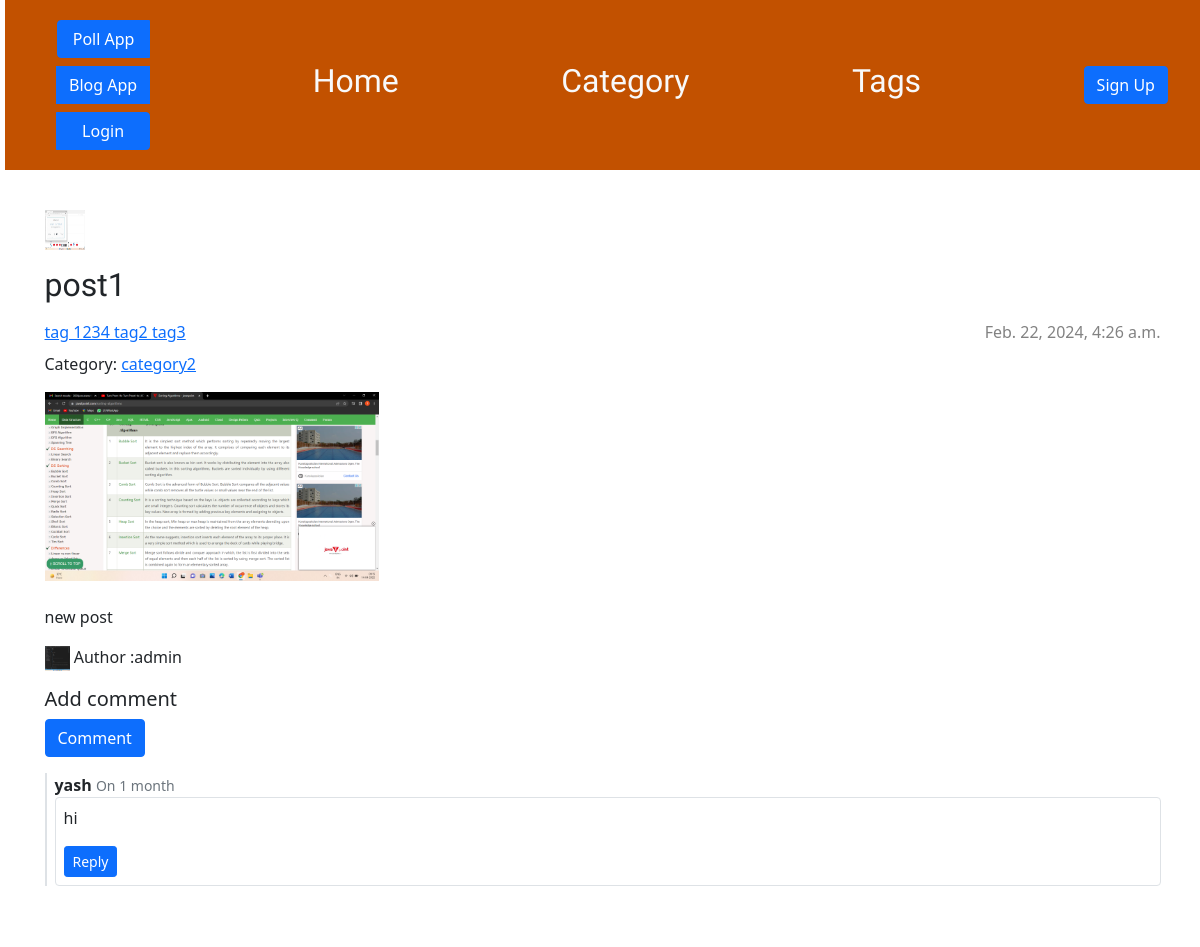
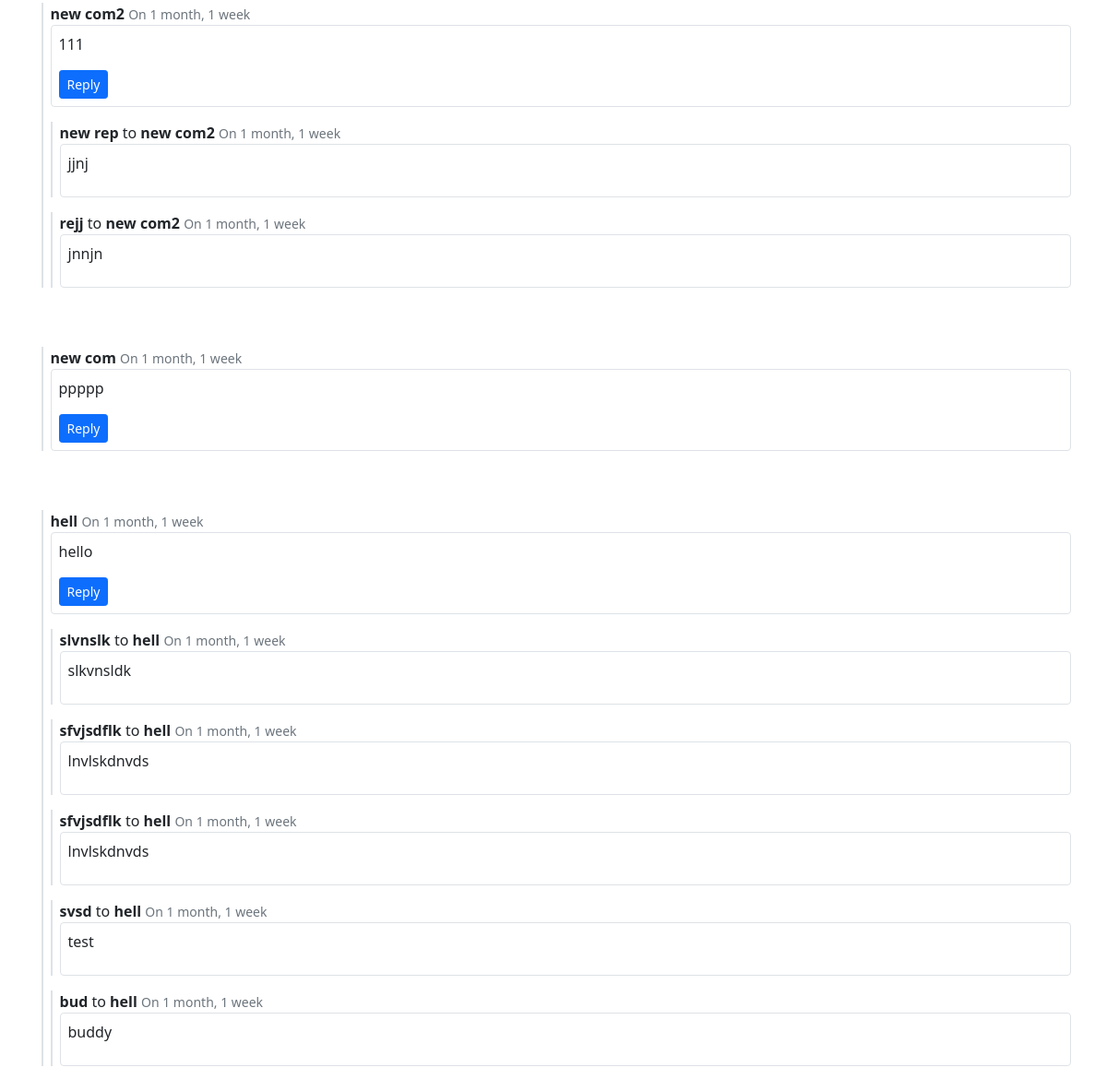
Before: /blog/post/post1/ with the older database file (2 pictures, top to bottom).
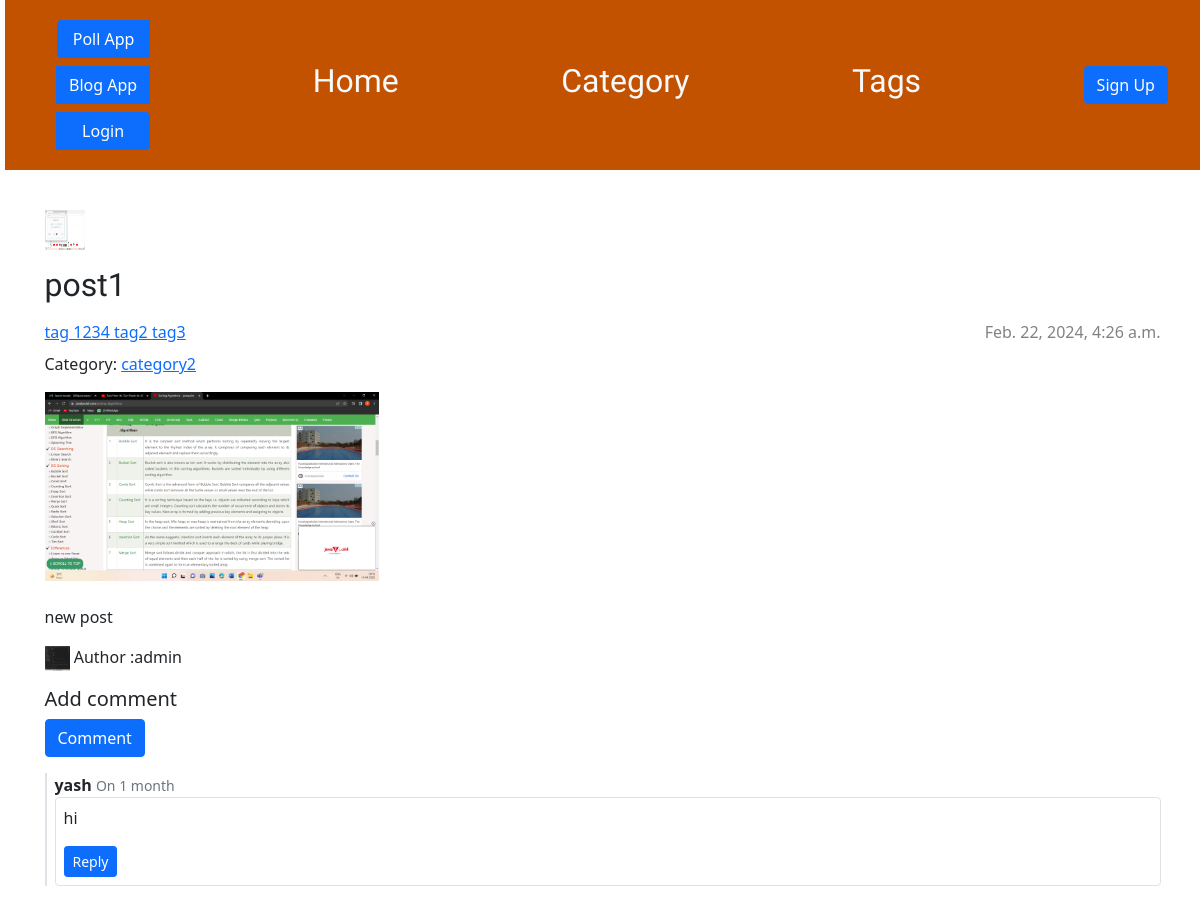
After: the same page with the newer database file.
### blog/models.py (models this page shows, shortened)
class Post(models.Model):
    category = models.ForeignKey(Category, on_delete=models.SET_NULL,blank=True, null=True,)
    author = models.ForeignKey(settings.AUTH_USER_MODEL, on_delete=models.CASCADE)
    tags = models.ManyToManyField(Tag)
    title = models.CharField(max_length=200)
    slug = AutoSlugField(populate_from ='title' , unique = True, null = True , default=None )
    text = models.TextField()
    created_date = models.DateTimeField(default=timezone.now)
    published_date = models.DateTimeField(blank=True, null=True)
    thumbnails = models.ImageField(upload_to='thumbnails/', default=None)
    featured_image = models.ImageField(upload_to='uploads/', default= None)
    def get_comments(self):
        return Comment.objects.filter(post=self, parent__isnull=True, active=True)
    def get_absolute_url(self):
        return reverse('blog:post_detail' ,kwargs={"slug": self.slug})

class Tag(models.Model):
    title= models.CharField(max_length=100,unique=True)
    slug = AutoSlugField(populate_from="title", unique=True, null = True , default=None)

class Category(models.Model):
    title = models.CharField(max_length=100, unique= True)
    slug = AutoSlugField(populate_from="title", unique=True)

class User(AbstractUser):
   gender = models.CharField(max_length=1,choices= Gender_choices ,blank=True)
   country = models.CharField(max_length=2 ,choices= Country_choices, blank=True,default= 'IN')
   dob = models.DateField(null=False, blank=False, default=timezone.now)
   state = models.CharField(max_length=20 , blank= True)
   image= models.ImageField(upload_to='profile_images/'  , blank=True , default="Screenshot_24.png")
   def __str__(self):
       return self.username

class Comment(models.Model):
    user = models.ForeignKey(settings.AUTH_USER_MODEL, on_delete=models.CASCADE,null=True)
    post = models.ForeignKey(Post,on_delete=models.CASCADE, related_name="comments")
    parent = models.ForeignKey("self", null=True, blank=True, on_delete=models.CASCADE)
    text = models.TextField(null=True)
    name = models.CharField(max_length=50)
    body = models.TextField(blank=True)
    created = models.DateTimeField(auto_now_add=True)
    updated = models.DateTimeField(auto_now=True)
    active = models.BooleanField(default=True)
    class Meta:
        ordering = ('-created',)
    def get_comments(self):
        return Comment.objects.filter(parent=self).filter(active=True)

### blog/views.py (the view)
# urls.py: path('post/<slug:slug>/' , views.post_detail , name = 'post_detail'),
def post_detail(request,slug):
    post = get_object_or_404(Post, slug=slug)
    comments = post.comments.filter(active=True)
    new_comment = None
    if request.method == 'POST':
        comment_form = CommentForm(data = request.POST)
        if comment_form.is_valid():
            new_comment = comment_form.save(commit=False)
            new_comment.post=post
            new_comment.save()
            return redirect('blog:post_detail' , slug = slug)
    else:
        comment_form =CommentForm()
    return render(request, 'blog/post_detail.html', {'post': post ,'new_comment' : new_comment ,'comments':comments , 'comment_form' : comment_form})

### blog/templates/blog/post_detail.html (shortened to what this page needs)
{% extends 'blog/base.html' %}
{% load static %}
{% block content %}
    <link rel="stylesheet" href="https://cdn.jsdelivr.net/npm/bootstrap@5.1.3/dist/css/bootstrap.min.css"
>
    <article class="post w-100">
        <p style="display:inline-block;">
            <img src="{{ post.thumbnails.url }}" alt = "{{ post.thumbnails}}"width="40px" height="40px">
            <h2 class="card-title mb-3 custom-font text-decoration-none">{{ post.title }}</h2>
        </p>
        {% if post.published_date %}
            <time class="date">
                {{ post.published_date }}
            </time>
        {% endif %}
        <div class="tags mb-2 mt-2">
            {% for tag in post.tags.all %}
            <a href="{% url 'blog:tag_post' tag_title=tag.title %}" class=" tag">
                {{ tag.title }}
            </a>
            {% endfor %}
        </div>
        {% if post.category %}
        <p>Category:
            <a href="{% url 'blog:cat_post' category_slug=post.category.title %}">
                 {{ post.category.title }}
            </a>
        </p>
        {% endif %}
        <img src="{{ post.featured_image.url }}" alt = "{{ post.title}}"width="30%" height="30%">
        <br><br>
        <p>{{ post.text|linebreaksbr }}</p>
        <p><img src="{{post.author.image.url}}" width="25px" height="25px" > Author :{{post.author}} </p>
        <h5>Add comment</h5>
        <form method="post" action="">
            <button type="submit" class="btn btn-primary" onclick="showCommentBox()">Comment</button>
        </form>
        {% if not post.comments.all %}
            No comments yet
        {% else %}
        {% for comment in post.get_comments %}
        {% include 'blog/comment.html' with comment=comment %}
                  <div >
                      <br><br>
                 </div>
          {% endfor %}
        {% endif %}
    </article>
{% endblock %}

### blog/templates/blog/base.html (shortened to what this page needs)
{% load static %}
<!DOCTYPE html>
<html>
    <head>
        <link rel="stylesheet" href="https://cdn.jsdelivr.net/npm/bootstrap@5.1.3/dist/css/bootstrap.min.css"
>
        <link rel="stylesheet" href="{% static 'css/blog.css' %}">
    </head>
    <body>
        <header class="page-header">
          <div class="container d-flex justify-content-between align-items-center">
            <div class="btn-group d-flex flex-column">
                <a id="link1" class="btn btn-primary  mb-2" href="{% url 'polls:index' %}"> Poll App </a>
                <a id="link2" class="btn btn-primary  mb-2" href="{% url 'blog:post_list' %}"> Blog App </a>
                {% if user.is_authenticated %}
                <a class="btn btn-primary" href="{% url 'blog:logout' %}">Logout</a>
                {% else %}
                <a class="btn btn-primary" href="{% url 'blog:login' %}">Login</a>
                {% endif %}
            </div>
            <div>
                <h2 id="blogHome" ><a class="text-light text-decoration-none" href="{% url 'blog:post_list' %}">Home</a></h2></div>
                <h2><a class="text-light text-decoration-none"
                        href="{% url 'blog:cat_list' %}">Category</a></h2>
                <h2><a class="text-light text-decoration-none" href="{% url 'blog:tag_list' %}">Tags</a>
                </h2>
                {% if user.is_authenticated %}
                <h2 class="h3 mb-0"><a class="text-light text-decoration-none"
                        href="{% url 'blog:user_detail' username=user.username %}">Profile</a></h2>
                {% else %}
                <a class="btn btn-primary" href="{% url 'blog:signup' %}">Sign Up</a>
                {% endif %}
            </div>
        </header>
        <main class="content container">
            <div class="row">
                <div class="col">
                {% block content %}
                {% endblock %}
                </div>
            </div>
        </main>
    </body>
</html>

### blog/templates/blog/comment.html (shortened to what this page needs)
<div class="border-0 border-start border-2 ps-2" id="{{comment.id}}">
    <div class="mt-3">
        <strong>{{comment.name}}</strong>
        {% if comment.parent %}
        to <strong>{{comment.parent.name}}</strong>
        {% endif %}
        <small class="text-muted">On {{ comment.created|timesince }}</small>
    </div>
    <div class="border p-2 rounded">
        <p>{{comment.body}}</p>
        {% if not comment.parent %}
        <button class="btn btn-primary btn-sm" onclick="handleReply({{comment.id}})">Reply</button>
        {% endif %}
    </div>
    {% for child_comment in comment.get_comments %}
    {% include 'blog/comment.html' with comment=child_comment %}
    {% endfor %}
</div>

### blog/static/css/blog.css (style rules this page uses)
h1 a, h2 a { color: #C25100; }
body { padding-left: 5px; }
.page-header { background-color: #C25100; margin-top: 0; margin-bottom: 40px; padding: 20px 20px 20px 40px; }
h1, h2, h3, h4 { font-family: 'Lobster', cursive; }
.date { color: #828282; }
.post { margin-bottom: 70px; }
.post > .date, .post > .actions { float: right; }

Changed rows visible on the page:
removed Comment: name "new com2", created "1 month, 1 week", body "111", shown under "Add comment"
removed Comment: name "new rep", parent.name "new com2", created "1 month, 1 week", body "jjnj"
removed Comment: name "rejj", parent.name "new com2", created "1 month, 1 week", body "jnnjn"
removed Comment: name "new com", created "1 month, 1 week", body "ppppp", shown under "Add comment"
removed Comment: name "hell", created "1 month, 1 week", body "hello", shown under "Add comment"
removed Comment: name "slvnslk", parent.name "hell", created "1 month, 1 week", body "slkvnsldk"
removed Comment: name "sfvjsdflk", parent.name "hell", created "1 month, 1 week", body "lnvlskdnvds"
removed Comment: name "sfvjsdflk", parent.name "hell", created "1 month, 1 week", body "lnvlskdnvds"
removed Comment: name "svsd", parent.name "hell", created "1 month, 1 week", body "test"
removed Comment: name "bud", parent.name "hell", created "1 month, 1 week", body "buddy"
